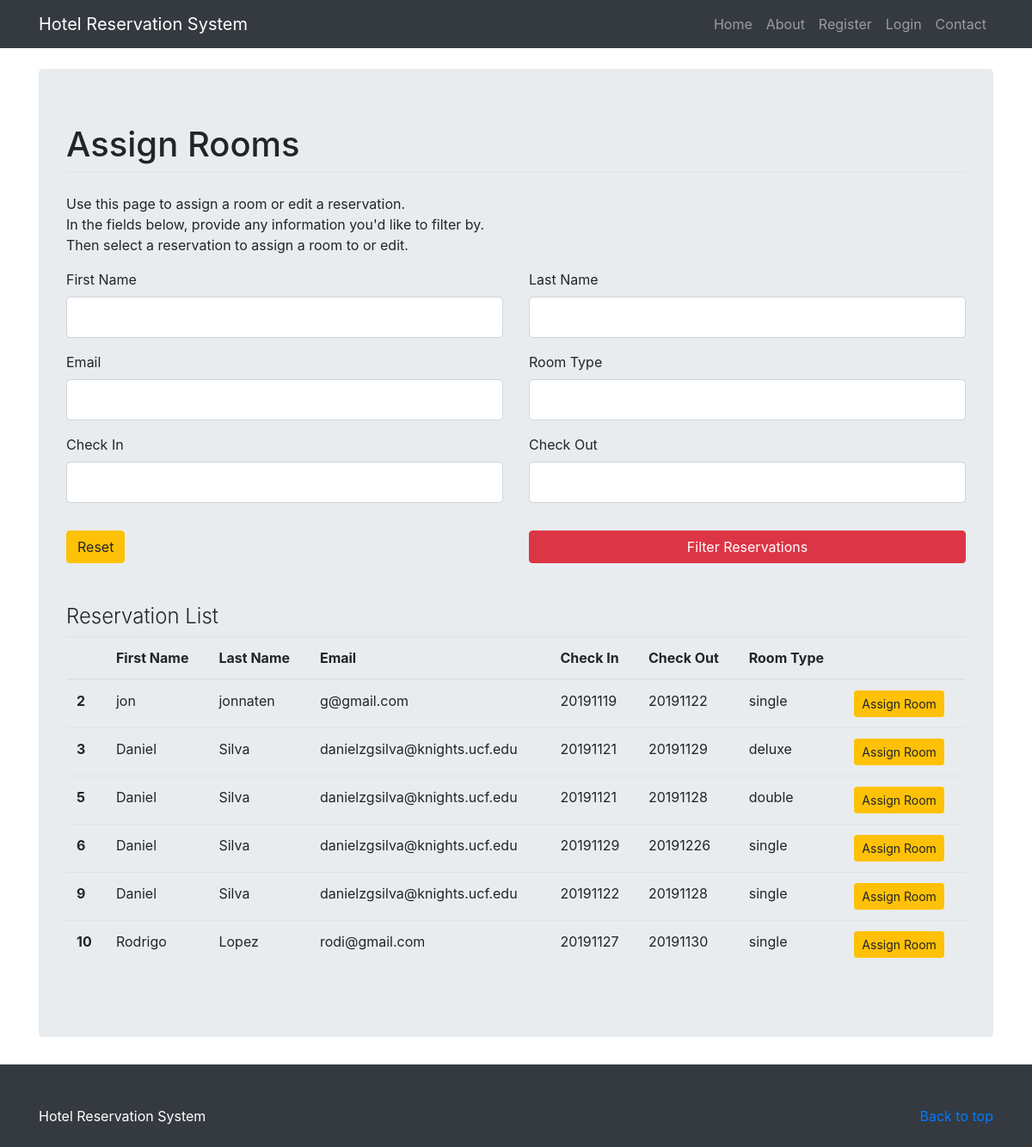
Page /assign_room on the earlier database version.
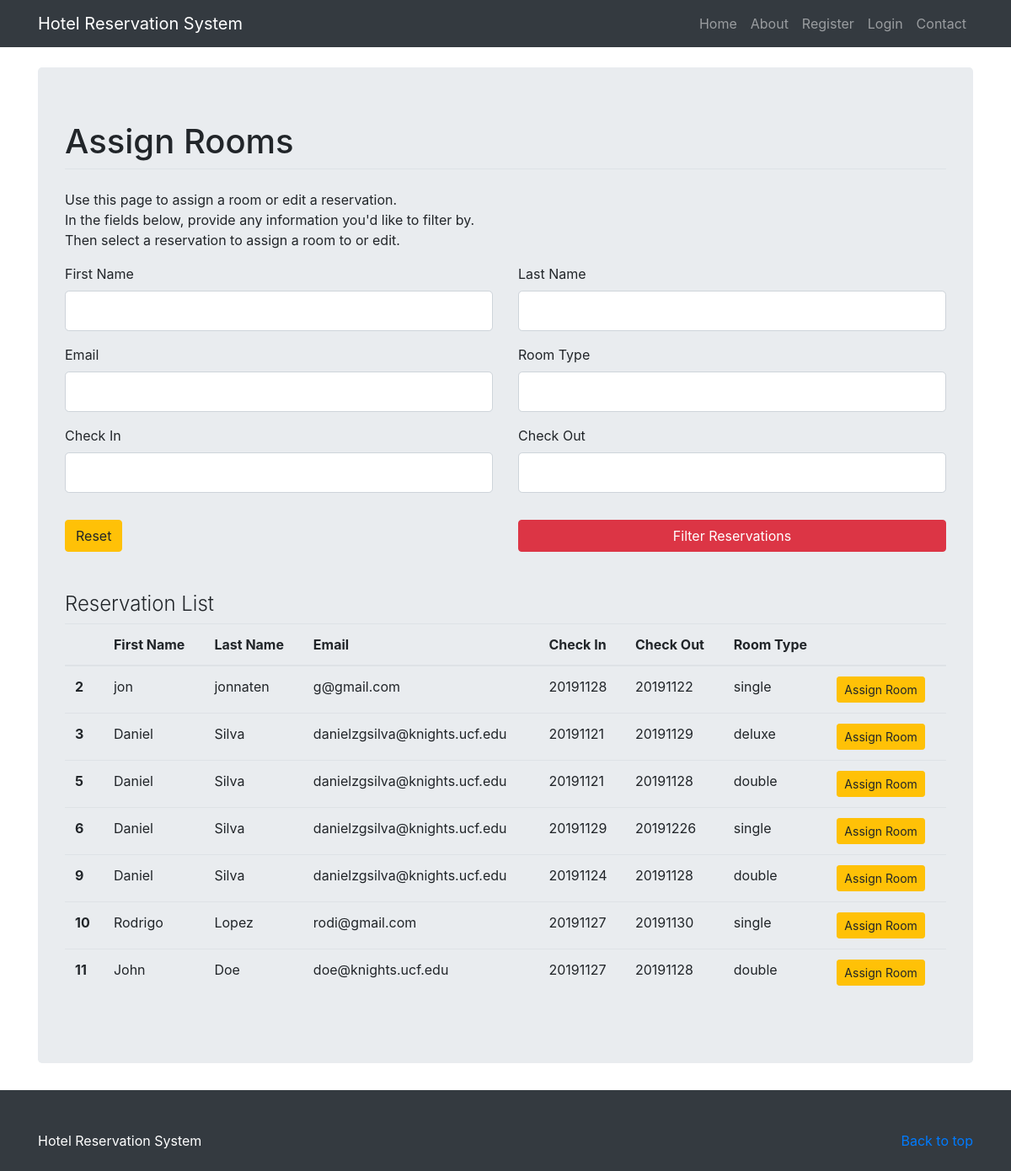
Same page on the later database version.
### hotel_system/models.py (models this page shows, shortened)
class Reservation(db.Model):
    id = db.Column(db.Integer, primary_key=True)
    first_name = db.Column(db.String(120), nullable=False)
    last_name = db.Column(db.String(120), nullable=False)
    email = db.Column(db.String(120), nullable=False)
    phone = db.Column(db.String(12), nullable = False)
    date_created = db.Column(db.DateTime, nullable = False, default = datetime.utcnow)
    credit_card = db.Column(db.String(20), nullable = False)
    check_in = db.Column(db.Integer, nullable=False)
    check_out = db.Column(db.Integer, nullable=False)
    tv = db.Column(db.Boolean, nullable = False, default = False)
    wifi = db.Column(db.Boolean, nullable = False, default = False)
    pool = db.Column(db.Boolean, nullable = False, default = False)
    room_type = db.Column(db.String(6), nullable = False)
    room_num = db.Column(db.Integer)

### hotel_system/routes.py (the view, shortened to what this page needs)
@app.route('/assign_room', methods = ['GET', 'POST'])
def assign_room():
    form = ViewReservationsForm()
    reservations = Reservation.query.all()
    return render_template('assign_room.html', title="Assign Room", form=form, reservations=reservations)

### hotel_system/forms.py (shortened to what this page needs)
class ViewReservationsForm(FlaskForm):
    first_name = StringField('First Name')
    last_name = StringField('Last Name')
    email = StringField('Email', validators=[Email(), Optional()])
    room_type = StringField('Room Type')
    check_in = IntegerField('Check In', validators=[Optional()])
    check_out = IntegerField('Check Out', validators=[Optional()])
    submit = SubmitField('Filter Reservations')

### hotel_system/templates/assign_room.html (shortened to what the changed rows need)
{% extends "layout.html" %}
{% block content %}
<body>
    <main role="main">
        <div class="container"><br>
             <div class="jumbotron center">
         		<form action="" method="POST">
         			<fieldset class="form-group">
                <legend class ="border-bottom mb-4"><h1>Assign Rooms</h1></legend>
         			</fieldset>
         		</form><br><br>
                <table class="table table-hover">
                      <thead>
                        <tr>
                          <th scope="col"></th>
                          <th scope="col">First Name</th>
                          <th scope="col">Last Name</th>
                          <th scope="col">Email</th>
                          <th scope="col">Check In</th>
                          <th scope="col">Check Out</th>
                          <th scope="col">Room Type</th>
                          <th scope="col"></th>
                        </tr>
                      </thead>
                      <tbody>
                      {% for res in reservations %}
                        <tr>
                          <th scope="row">{{ res.id }}</th>
                          <td>{{ res.first_name }}</td>
                          <td>{{ res.last_name }}</td>
                          <td>{{ res.email }}</td>
                          <td>{{ res.check_in }}</td>
                          <td>{{ res.check_out }}</td>
                          <td>{{ res.room_type }}</td>
                          <td><a href="{{ url_for('assign_room_helper', id=res.id) }}" class="btn btn-sm btn-rounded btn-warning">Assign Room</a></td>
                        </tr>
                      {% endfor %}
                      </tbody>
                </table>
         	</div>
        </div>
    </main>
</body>
{% endblock %}

Differences in the rows shown:
changed Reservation "jon": check_in "20191119" → "20191128"
changed Reservation id 9: check_in "20191122" → "20191124"; room_type "single" → "double"
added Reservation: id "11", first_name "John", last_name "Doe", email "doe@knights.ucf.edu", check_in "20191127", check_out "20191128", room_type "double"
